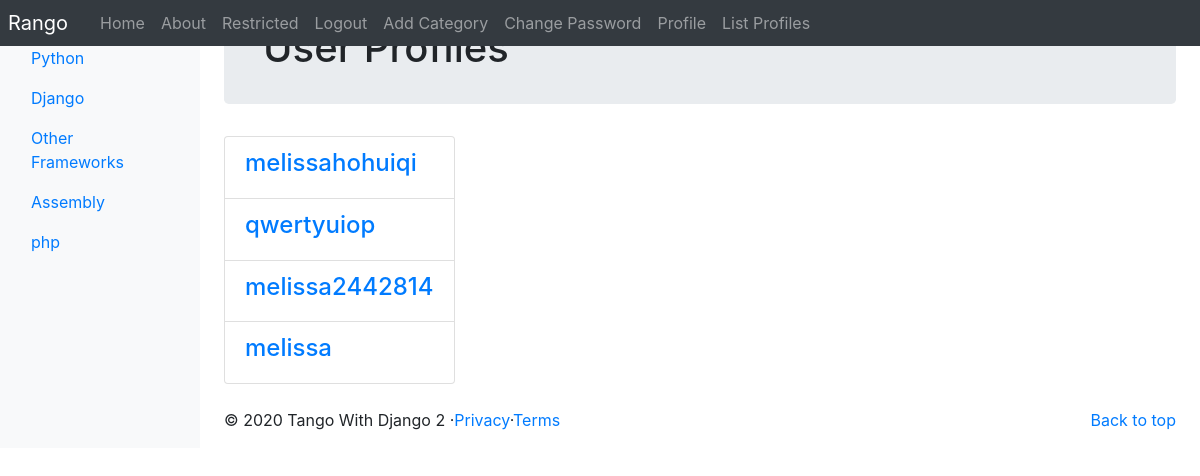
The app's page /rango/profiles/ (signed in) with its own data.
### rango/models.py (models this page shows, shortened)
class Category(models.Model):
    NAME_MAX_LENGTH = 128
    name = models.CharField(max_length=NAME_MAX_LENGTH, unique=True)
    views = models.IntegerField(default=0)
    likes = models.IntegerField(default=0)
    slug = models.SlugField(unique=True, default=uuid.uuid1)
    class Meta:
        verbose_name_plural = 'Categories'

class UserProfile(models.Model):
    user = models.OneToOneField(User, on_delete=models.CASCADE)
    website = models.URLField(blank=True)
    picture = models.ImageField(upload_to='profile_images', blank=True)

### rango/views.py (the view)
# urls.py: path('profiles/', views.ListProfilesView.as_view(), name='list_profiles'),
class ListProfilesView(View):
    @method_decorator(login_required)
    def get(self, request):
        profiles = UserProfile.objects.all()
        return render(request, 'rango/list_profiles.html', {'user_profile_list': profiles})

### rango/templatetags/rango_template_tags.py (called while the page is built)
@register.inclusion_tag('rango/categories.html')
def get_category_list(current_category=None):
    return {'categories': Category.objects.all(),
            'current_category': current_category}

### templates/rango/list_profiles.html (shortened to what this page needs)
{% extends 'rango/base.html' %}
{% load staticfiles %}
{% block body_block %}
    <div class="jumbotron p-4">
        <div class="container">
            <h1 class="jumbotron-heading">User Profiles</h1>
        </div>
    </div>
    <div class="container">
        <div class="row">
            {% if user_profile_list %}
                <div class="panel-body">
                    <div class="list-group">
                        {% for list_user in user_profile_list %}
                            <div class="list-group-item">
                                <h4 class="list-group-item-heading">
                                    <a href="{% url 'rango:profile' list_user.user.username %}">
                                        {{ list_user.user.username }}
                                    </a>
                                </h4>
                            </div>
                        {% endfor %}
                    </div>
                </div>
            {% else %}
                <p>There are no users present on Rango.</p>
            {% endif %}
        </div>
    </div>
{% endblock %}

### templates/rango/categories.html (shortened to what this page needs)
<ul class="nav flex-column">
    {% if categories %}
        {% for c in categories %}
            {% if c == current_category %}
            <li class="nav-item">
                <strong>
                    <a class="nav-link active" href="{% url 'rango:show_category' c.slug %}">
                        <span data-feather="archive"></span>{{ c.name }}
                    </a>
                </strong>
            </li>
            {% else %}
            <li class="nav-item">
                <a class="nav-link" href="{% url 'rango:show_category' c.slug %}">
                    {{ c.name }}
                </a>
            </li>
            {% endif %}
        {% endfor %}
    {% else %}
        <li class="nav-item">
            <strong>There are no categories present.</strong>
        </li>
    {% endif %}
</ul>

### records on screen
Category: name "Python"
Category: name "Django"
Category: name "Other Frameworks"
Category: name "Assembly"
Category: name "php"
UserProfile: user.username "melissahohuiqi"
UserProfile: user.username "qwertyuiop"
UserProfile: user.username "melissa2442814"
UserProfile: user.username "melissa"
